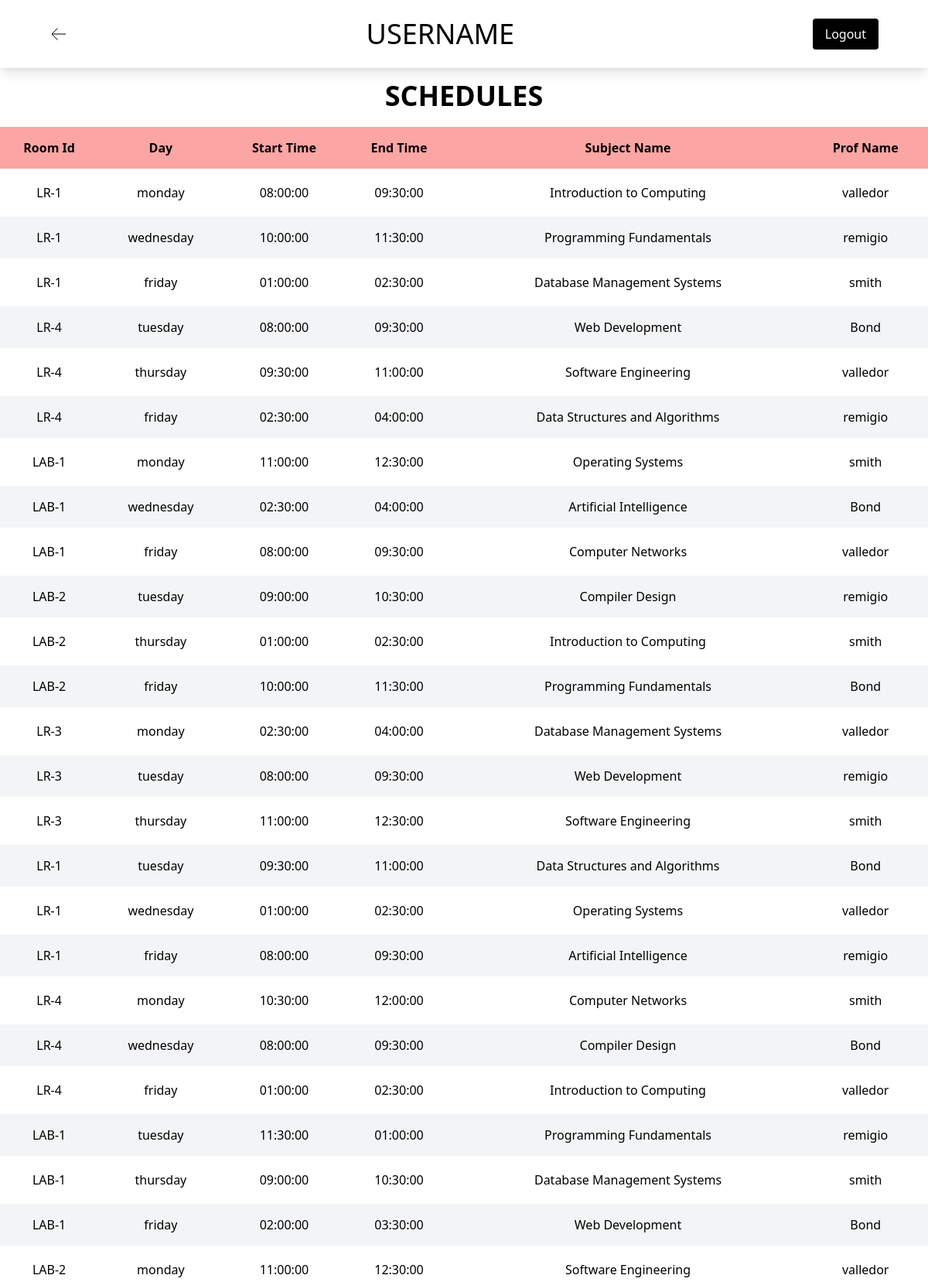
The app's page /main/useRoom.php?id=8 (signed in, upper part) with its own data.
### tables this page shows
CREATE TABLE `schedule` (
  `id` int(11) NOT NULL,
  `roomid` int(11) NOT NULL,
  `DayOfWeek` enum('monday','tuesday','wednesday','thursday','friday','saturday','sunday') NOT NULL,
  `start_time` time NOT NULL,
  `end_time` time NOT NULL,
  `subjectid` int(11) NOT NULL,
  `profid` int(11) NOT NULL,
  `status` enum('available','unavailable') NOT NULL,
  `semester` varchar(50) NOT NULL,
  `schoolYear` year(4) NOT NULL
);

CREATE TABLE `room` (
  `id` int(11) NOT NULL,
  `RoomName` varchar(100) NOT NULL,
  `department` int(11) NOT NULL,
  `floor` varchar(200) NOT NULL,
  `RoomType` enum('Lab','Lec') NOT NULL,
  `Building` varchar(200) NOT NULL
);

CREATE TABLE `subject` (
  `id` int(11) NOT NULL,
  `SubName` varchar(100) NOT NULL,
  `subcode` varchar(50) NOT NULL,
  `UnitLec` int(11) NOT NULL,
  `UnitLab` int(11) NOT NULL,
  `courseID` int(11) NOT NULL
);

### class/Database.php (called while the page is built, shortened)
<?php
    class Database{
        private $host = 'localhost';
        private $user = 'root';
        private $db = 'RoomSystem';
        private $pass = '';
        public function __construct(){
            try{
                $this->pdo = new PDO('mysql:host='.$this->host.';dbname='.$this->db,
                $this->user,$this->pass);
            }catch(PDOException $e){
                echo 'connection Error:'.$e->getMessage();
            }
        }
    }
?>

### class/Roomclass.php (called while the page is built, shortened)
<?php
require_once "Database.php";
class Room extends Database
{
    function showNewSched($id)
    {
        $sql = "SELECT *
                FROM schedule
                LEFT OUTER JOIN room ON schedule.roomid = room.id
                LEFT OUTER JOIN subject ON subject.id = schedule.subjectid
                RIGHT JOIN (
                    SELECT
                        users.id AS userId,
                        users.lastName AS profName,
                        faculty.UserID AS facultyId,
                        faculty.id AS profId
                    FROM users
                    JOIN faculty ON users.id = faculty.userId
                ) AS user_faculty ON user_faculty.profId = schedule.profid
                WHERE department = :id";
        $query = $this->pdo->prepare($sql);
        $query->bindParam(":id", $id);
        $query->execute();
        return $query->fetchAll(PDO::FETCH_ASSOC);
    }
}

### main/useRoom.php (the view, shortened to what this page needs)
<?php
require_once "../class/Roomclass.php";
include "../includes/header.php";
$roomObj = new Room();
$id = $_GET['id'] ?? null;
$array = $roomObj->showNewSched($id);
?>
<!DOCTYPE html>
<html lang="en">
<body>
    <div class="flex flex-row w-full p-6 px-16 items-center justify-between mb-4 text-center shadow-lg">
        <a href="../main/MainPageUI.php">
            <svg
                class="w-6"
                xmlns="http://www.w3.org/2000/svg"
                fill="none" viewBox="0 0 24 24"
                strokeWidth={1.5} stroke="currentColor"
                className="size-6">
                <path strokeLinecap="round"
                    strokeLinejoin="round"
                    d="M10.5 19.5 3 12m0 0 7.5-7.5M3 12h18" />
            </svg>
        </a>
        <h1 class="text-4xl text-black uppercase flex-shrink-0"><?= $_SESSION['username'] ?></h1>
        <button class="px-4 py-2 bg-black text-white rounded">
            <a href="../account/logout.php">Logout</a>
        </button>
    </div>
    <h1 class="text-4xl font-bold text-black uppercase text-center mb-4">SCHEDULES</h1>
    <table align="center" id="schedTable" class="overflow-x-auto min-w-full text-center border-separate border-spacing-y-1">
        <thead class="bg-red-300">
            <tr>
                <th class="py-4">Room Id</th>
                <th class="py-4">Day</th>
                <th class="py-4">Start Time</th>
                <th class="py-4">End Time</th>
                <th class="py-4">Subject Name</th>
                <th class="py-4">Prof Name</th>
            </tr>
        </thead>
        <tbody>
            <?php foreach ($array as $arr): ?>
                <tr class="even:bg-gray-100">
                    <td class="py-4"><?= $arr["RoomName"] ?></td>
                    <td class="py-4"><?= $arr["DayOfWeek"] ?></td>
                    <td class="py-4"><?= $arr["start_time"] ?></td>
                    <td class="py-4"><?= $arr["end_time"] ?></td>
                    <td class="py-4"><?= $arr["SubName"] ?></td>
                    <td class="py-4"><?= $arr["profName"] ?></td>
                </tr>
            <?php endforeach; ?>
        </tbody>
    </table>
</body>
</html>

### records on screen
schedule: roomid.RoomName "LR-1", DayOfWeek "monday", start_time "08:00:00", end_time "09:30:00", subjectid.SubName "Introduction to Computing", profName "valledor"
schedule: roomid.RoomName "LR-1", DayOfWeek "wednesday", start_time "10:00:00", end_time "11:30:00", subjectid.SubName "Programming Fundamentals", profName "remigio"
schedule: roomid.RoomName "LR-1", DayOfWeek "friday", start_time "01:00:00", end_time "02:30:00", subjectid.SubName "Database Management Systems", profName "smith"
schedule: roomid.RoomName "LR-4", DayOfWeek "tuesday", start_time "08:00:00", end_time "09:30:00", subjectid.SubName "Web Development", profName "Bond"
schedule: roomid.RoomName "LR-4", DayOfWeek "thursday", start_time "09:30:00", end_time "11:00:00", subjectid.SubName "Software Engineering", profName "valledor"
schedule: roomid.RoomName "LR-4", DayOfWeek "friday", start_time "02:30:00", end_time "04:00:00", subjectid.SubName "Data Structures and Algorithms", profName "remigio"
schedule: roomid.RoomName "LAB-1", DayOfWeek "monday", start_time "11:00:00", end_time "12:30:00", subjectid.SubName "Operating Systems", profName "smith"
schedule: roomid.RoomName "LAB-1", DayOfWeek "wednesday", start_time "02:30:00", end_time "04:00:00", subjectid.SubName "Artificial Intelligence", profName "Bond"
schedule: roomid.RoomName "LAB-1", DayOfWeek "friday", start_time "08:00:00", end_time "09:30:00", subjectid.SubName "Computer Networks", profName "valledor"
schedule: roomid.RoomName "LAB-2", DayOfWeek "tuesday", start_time "09:00:00", end_time "10:30:00", subjectid.SubName "Compiler Design", profName "remigio"
schedule: roomid.RoomName "LAB-2", DayOfWeek "thursday", start_time "01:00:00", end_time "02:30:00", subjectid.SubName "Introduction to Computing", profName "smith"
schedule: roomid.RoomName "LAB-2", DayOfWeek "friday", start_time "10:00:00", end_time "11:30:00", subjectid.SubName "Programming Fundamentals", profName "Bond"
schedule: roomid.RoomName "LR-3", DayOfWeek "monday", start_time "02:30:00", end_time "04:00:00", subjectid.SubName "Database Management Systems", profName "valledor"
schedule: roomid.RoomName "LR-3", DayOfWeek "tuesday", start_time "08:00:00", end_time "09:30:00", subjectid.SubName "Web Development", profName "remigio"
schedule: roomid.RoomName "LR-3", DayOfWeek "thursday", start_time "11:00:00", end_time "12:30:00", subjectid.SubName "Software Engineering", profName "smith"
schedule: roomid.RoomName "LR-1", DayOfWeek "tuesday", start_time "09:30:00", end_time "11:00:00", subjectid.SubName "Data Structures and Algorithms", profName "Bond"
schedule: roomid.RoomName "LR-1", DayOfWeek "wednesday", start_time "01:00:00", end_time "02:30:00", subjectid.SubName "Operating Systems", profName "valledor"
schedule: roomid.RoomName "LR-1", DayOfWeek "friday", start_time "08:00:00", end_time "09:30:00", subjectid.SubName "Artificial Intelligence", profName "remigio"
schedule: roomid.RoomName "LR-4", DayOfWeek "monday", start_time "10:30:00", end_time "12:00:00", subjectid.SubName "Computer Networks", profName "smith"
schedule: roomid.RoomName "LR-4", DayOfWeek "wednesday", start_time "08:00:00", end_time "09:30:00", subjectid.SubName "Compiler Design", profName "Bond"
schedule: roomid.RoomName "LR-4", DayOfWeek "friday", start_time "01:00:00", end_time "02:30:00", subjectid.SubName "Introduction to Computing", profName "valledor"
schedule: roomid.RoomName "LAB-1", DayOfWeek "tuesday", start_time "11:30:00", end_time "01:00:00", subjectid.SubName "Programming Fundamentals", profName "remigio"
schedule: roomid.RoomName "LAB-1", DayOfWeek "thursday", start_time "09:00:00", end_time "10:30:00", subjectid.SubName "Database Management Systems", profName "smith"
schedule: roomid.RoomName "LAB-1", DayOfWeek "friday", start_time "02:00:00", end_time "03:30:00", subjectid.SubName "Web Development", profName "Bond"
schedule: roomid.RoomName "LAB-2", DayOfWeek "monday", start_time "11:00:00", end_time "12:30:00", subjectid.SubName "Software Engineering", profName "valledor"

### other values on screen
$_SESSION['username'] "USERNAME"
